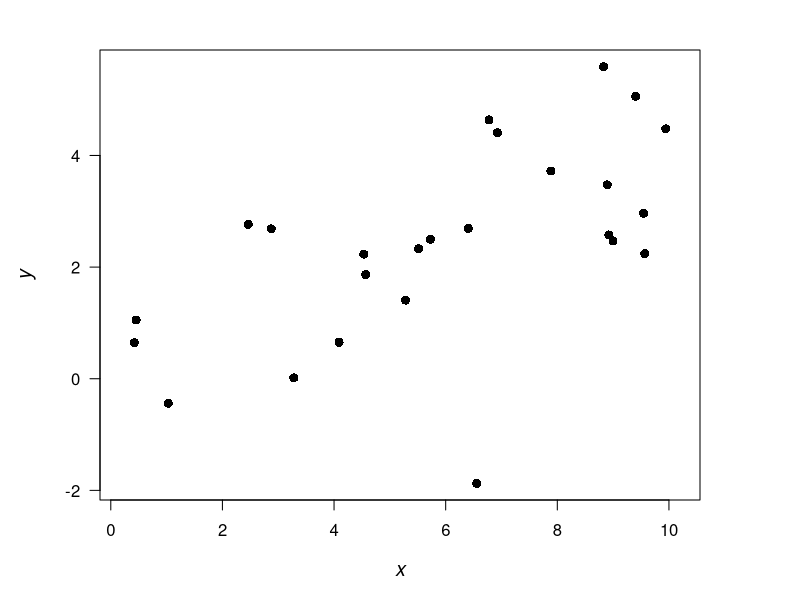
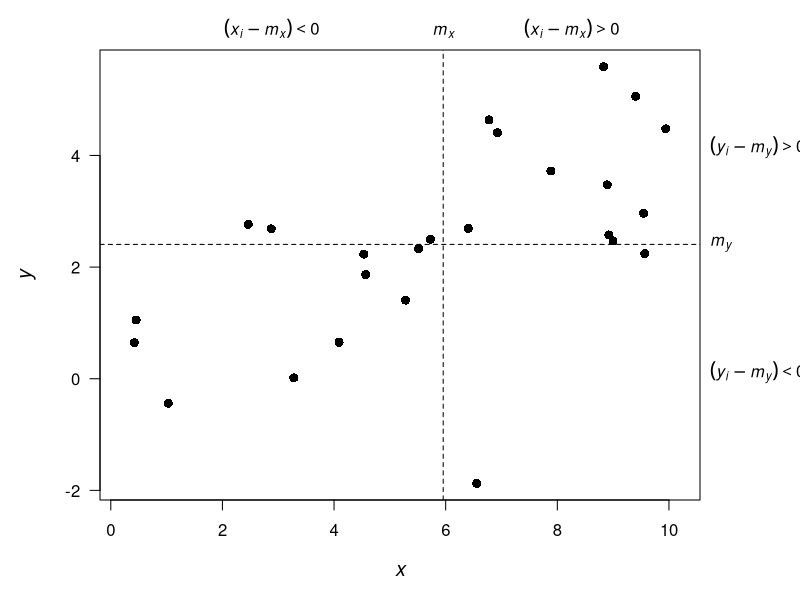
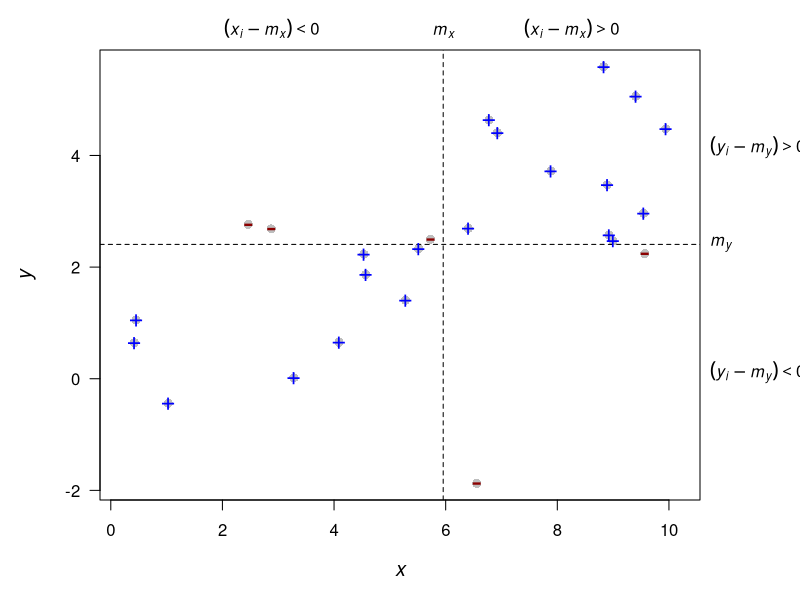
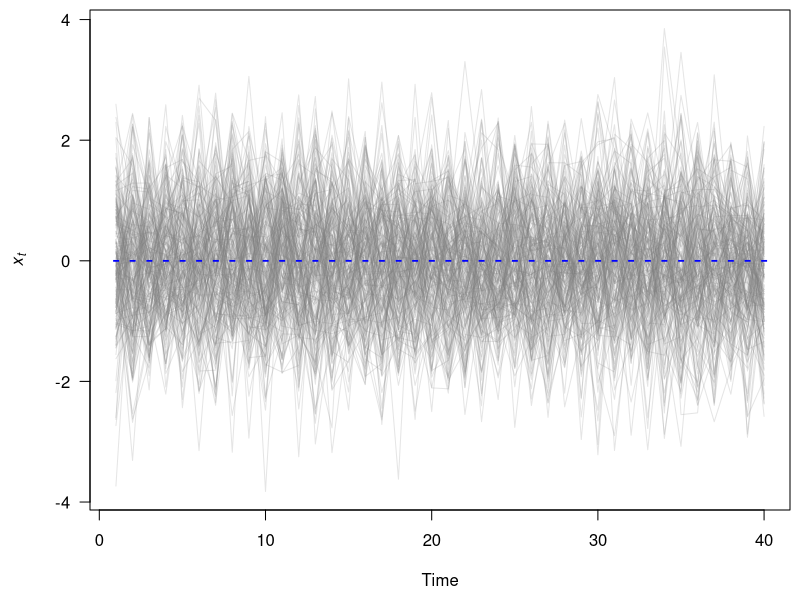
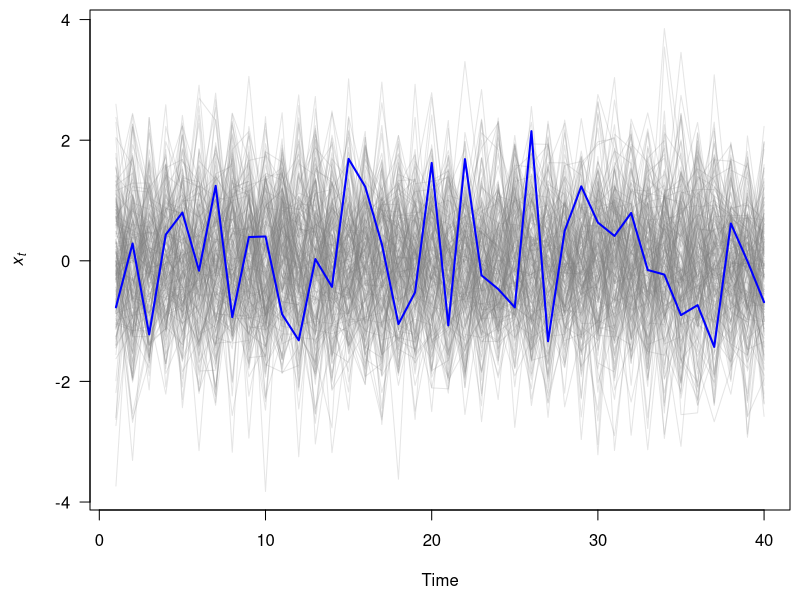
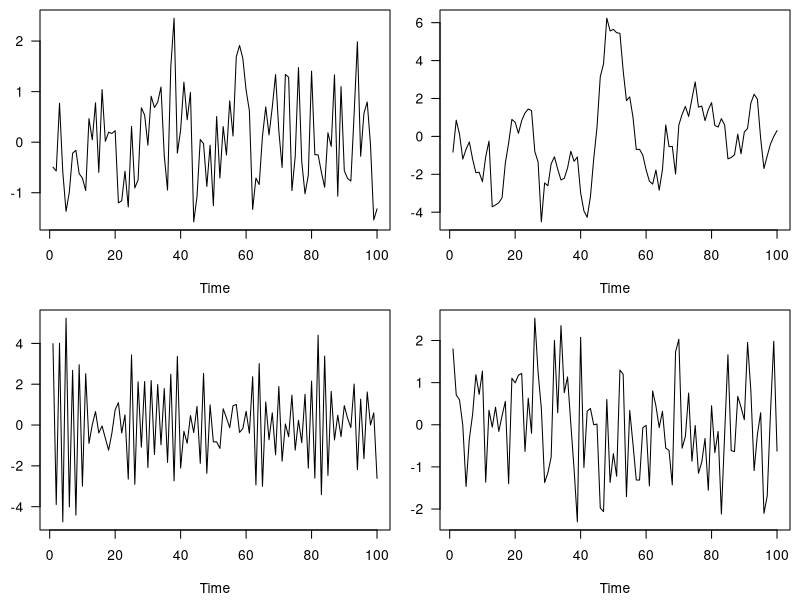

Recreate these plots in R, in order.
## ---- chunk 1
knitr::opts_chunk$set(echo = FALSE)
set.seed(123)
## ---- chunk 2
# create dummy x set
xx <- runif(25, 0, 10)
yy <- 1 + 0.3*xx + rnorm(25,0,1.5)

par(mai=c(1,1,0,0), omi=c(0,0,0.5,1))
plot(xx, yy, pch=16, asp=1, las = 1,
     cex=1.2, cex.lab=1.2, col="black",
     xlab=expression(italic(x)),
     ylab=expression(italic(y)),
     main="")

## ---- chunk 3
par(mai=c(1,1,0,0), omi=c(0,0,0.5,1))
plot(xx, yy, pch=16, asp=1, las = 1,
     cex=1.2, cex.lab=1.2, col="black",
     xlab=expression(italic(x)),
     ylab=expression(italic(y)),
     main="")

# add mean lines	
abline(h=mean(yy), lty="dashed")
abline(v=mean(xx), lty="dashed")
# add labels for means
mtext(side=3, line=0.4, at=mean(xx), expression(italic(m[x])))
mtext(side=4, line=0.5, at=mean(yy), expression(italic(m[y])), las=1)

# add quadrant labels
mtext(side=3, line=0.4, at=(mean(xx)+par()$usr[1])/2, expression((italic(x[i])-italic(m[x])) < 0))
mtext(side=3, line=0.4, at=(mean(xx)+par()$usr[2])/2, expression((italic(x[i])-italic(m[x])) > 0))
mtext(side=4, line=0.5, at=(mean(yy)+par()$usr[3])/2, expression((italic(y[i])-italic(m[y])) < 0), las=1)
mtext(side=4, line=0.5, at=(mean(yy)+par()$usr[4])/2, expression((italic(y[i])-italic(m[y])) > 0), las=1)
## ---- chunk 4
par(mai=c(1,1,0,0), omi=c(0,0,0.5,1))
plot(xx, yy, pch=16, asp=1, las = 1,
     cex=1.2, cex.lab=1.2, col="gray",
     xlab=expression(italic(x)),
     ylab=expression(italic(y)),
     main="")

# add mean lines	
abline(h=mean(yy), lty="dashed")
abline(v=mean(xx), lty="dashed")
# add labels for means
mtext(side=3, line=0.4, at=mean(xx), expression(italic(m[x])))
mtext(side=4, line=0.5, at=mean(yy), expression(italic(m[y])), las=1)

# add quadrant labels
mtext(side=3, line=0.4, at=(mean(xx)+par()$usr[1])/2, expression((italic(x[i])-italic(m[x])) < 0))
mtext(side=3, line=0.4, at=(mean(xx)+par()$usr[2])/2, expression((italic(x[i])-italic(m[x])) > 0))
mtext(side=4, line=0.5, at=(mean(yy)+par()$usr[3])/2, expression((italic(y[i])-italic(m[y])) < 0), las=1)
mtext(side=4, line=0.5, at=(mean(yy)+par()$usr[4])/2, expression((italic(y[i])-italic(m[y])) > 0), las=1)

# get indices for data pairs with neg cov
negC <- (xx<mean(xx) & yy>mean(yy)) | (xx>mean(xx) & yy<mean(yy))

# overlay pos & neg cov values
points(xx[negC], yy[negC], pch="-", cex=2, col="darkred")
points(xx[!negC], yy[!negC], pch="+", cex=1.5, col="blue")
## ---- chunk 5
nn <- 200
tt <- 40
ww <- matrix(rnorm(nn*tt), tt, nn)

mm <- apply(ww, 1, mean)

par(mai = c(0.9,0.9,0.1,0.1), omi = c(0,0,0,0))

matplot(ww, type="l", lty="solid",  las = 1,
        ylab = expression(italic(x[t])), xlab = "Time",
        col = gray(0.5, 0.2))
points(rep(0,tt), pch = "-", col = "blue", cex=1.5)
## ---- chunk 6

par(mai = c(0.9,0.9,0.1,0.1), omi = c(0,0,0,0))

matplot(ww, type="l", lty="solid",  las = 1,
        ylab = expression(italic(x[t])), xlab = "Time",
        col = gray(0.5, 0.2))
lines(ww[,1], col = "blue", lwd = 2)
## ---- chunk 7
par(mfrow = c(2,2), mai = c(0.7,0.4,0.1,0.1))

plot.ts(arima.sim(model = list(ar = 0.3, sd = 0.1), n = 100),
        las = 1, ylab = "")
plot.ts(arima.sim(model = list(ar = 0.9, sd = 0.1), n = 100),
        las = 1, ylab = "")
plot.ts(arima.sim(model = list(ar = -0.9, sd = 0.1), n = 100),
        las = 1, ylab = "")
plot.ts(arima.sim(model = list(ma = 0.1, sd = 0.1), n = 100),
        las = 1, ylab = "")
